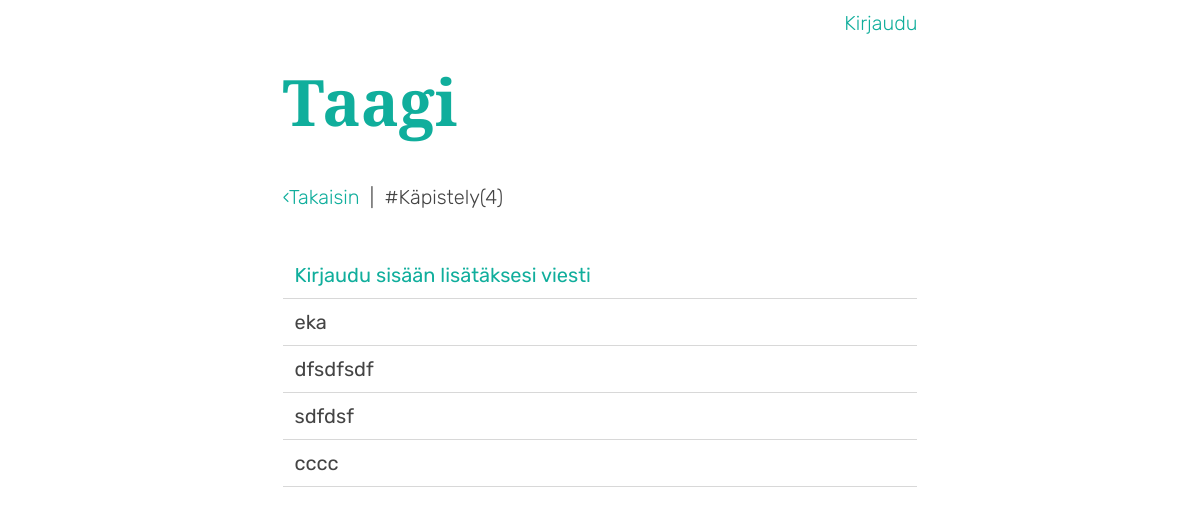
The app's page /tagi/1, older data.
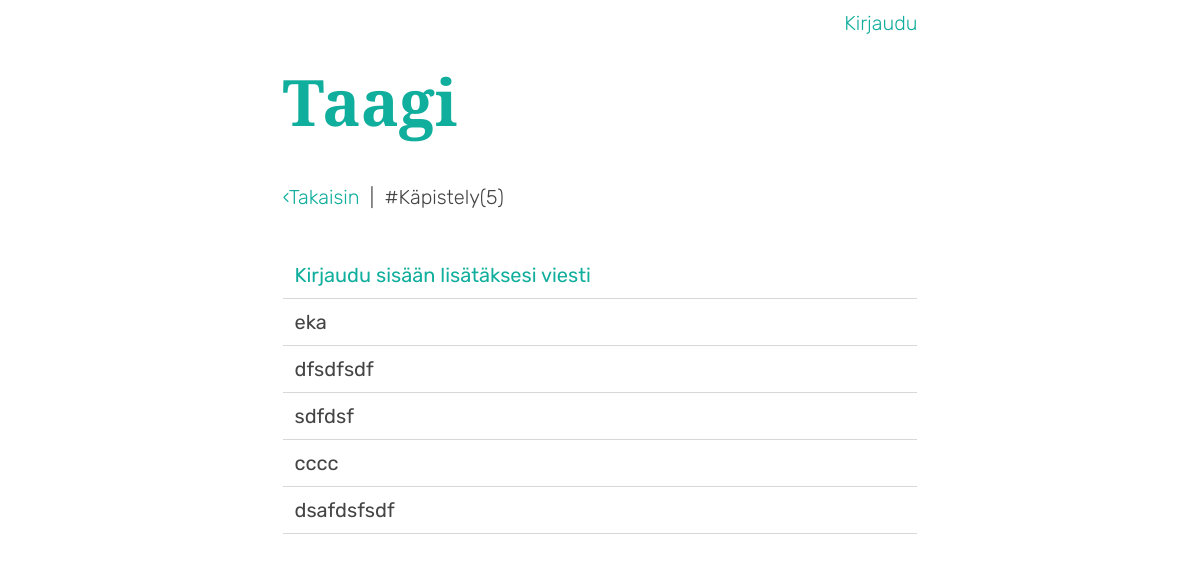
The same page, newer data.
### application/viestit/models.py (models this page shows, shortened)
class Viesti(Base):
    __tablename__ = 'viesti'
    id = db.Column(db.Integer, primary_key=True)
    otsikko = db.Column(db.String(144), nullable=True)
    sisalto = db.Column(db.String(2048), nullable=False)
    kayttaja_id = db.Column(db.Integer, db.ForeignKey('kayttaja.id'),
                            nullable=False)
    vastaus_idlle = db.Column(db.Integer, nullable=True)
    tagit = db.relationship('Tagitus', backref='tagit', lazy=True)

### application/viestit/views.py (the view)
@app.route("/tagi/<tagi_id>")
def tagi(tagi_id):
    t = Tagi.query.get(tagi_id)
    v = Tagitus.query.filter_by(tagi_id = tagi_id).count()
    seurattu = Tagitus.query.filter_by(tagi_id=5).count()
    if seurattu > 0:
        arvo='seuraa'
    else:
        arvo='poista'
    stmt=text(" SELECT viesti.id, viesti.otsikko FROM tagitus, viesti "
              " WHERE tagitus.tagi_id = :tagi_id "
              " AND viesti.id = tagitus.viesti_id ").params(tagi_id=tagi_id)
    res = db.engine.execute(stmt)
    viestit = []
    for row in res:
        viestit.append({"id":row[0], "otsikko":row[1]})
    def get_viestit(offset=0, per_page=10):
        return viestit[offset: offset + per_page]
    page, per_page, offset = get_page_args(page_parameter='page', per_page_parameter='per_page')
    total=len(viestit)
    pagination_viestit = get_viestit(offset=offset, per_page=per_page)
    pagination = Pagination(page=page, per_page=per_page, total=total, css_framework='bootstrap4')
    return render_template("viestit/tagi.html",
        viestit=pagination_viestit,
        page=page,
        tagi=t,
        viesteja=v,
        per_page=per_page,
        pagination=pagination,
    )

### application/templates/viestit/tagi.html
{% extends "layout.html" %}
{% block body %}
{% include 'includes/header.html' %}
<div class="alanavi" >
    <a href="{{ url_for('index') }} ">&lsaquo;Takaisin</a> &nbsp;|&nbsp;  </a>
    <p>#{{ tagi.nimi }}({{viesteja}})</p>
</div>
{% include 'includes/uusiviesti.html' %}
{% include 'includes/viestilista.html' %}
{% endblock %}

### application/templates/includes/viestilista.html (shortened to what this page needs)
{% block body %}
{% for viesti in viestit %}
<a href="{{ url_for('viesti', viesti_id=viesti.id) }}">
    <div class="viestirivi">
        <p class="large">{{ viesti.otsikko }} </p>
    </div>
</a>
{% endfor %}
{% endblock %}

Row changes from the older to the newer data that the page shows:
added Viesti: otsikko "dsafdsfsdf"
Text that changed along with them:
{{ viesteja }}: "4" → "5"
